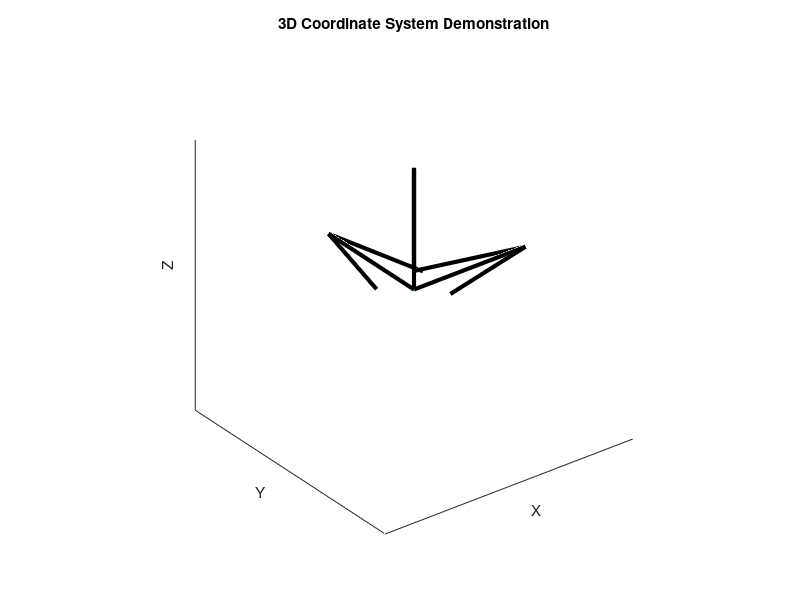

Write the MATLAB code that produced this figure.
% Create a figure
figure;

% Plot a point at the origin
plot3(0, 0, 0, '.'); % Plot a point at the origin for reference
hold on; % Keep the plot active for additional plotting commands

% Setting the limits for the axes
axisLimit = 1; % Adjust this value as needed
axis([-axisLimit axisLimit -axisLimit axisLimit -axisLimit axisLimit])

% Adding axis labels
xlabel('X');
ylabel('Y');
zlabel('Z');

% Plotting the axes arrows
% X-axis
quiver3(0, 0, 0, axisLimit, 0, 0, 'color','black', 'LineWidth', 3, 'MaxHeadSize', 0.5);
% Y-axis
quiver3(0, 0, 0, 0, axisLimit, 0, 'color','black', 'LineWidth', 3, 'MaxHeadSize', 0.5);
% Z-axis
quiver3(0, 0, 0, 0, 0, axisLimit, 'color','black', 'LineWidth', 3, 'MaxHeadSize', 0.5);

% Setting the aspect ratio for equal scaling
axis equal
grid on; % Enable the grid for better visibility
title('3D Coordinate System Demonstration');

% Optionally, if you want to remove the ticks
set(gca, 'XTick', [], 'YTick', [], 'ZTick', []);

hold off;
